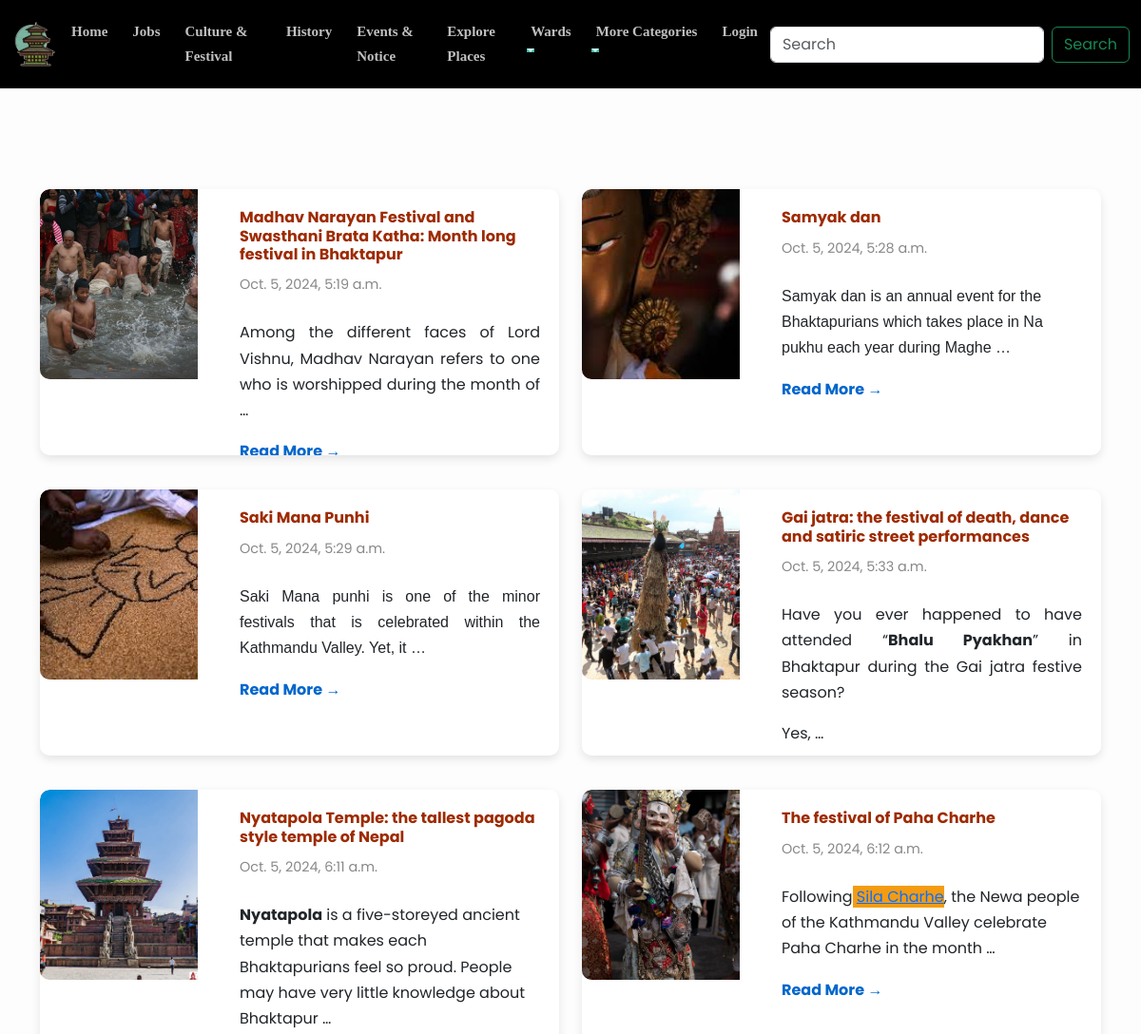
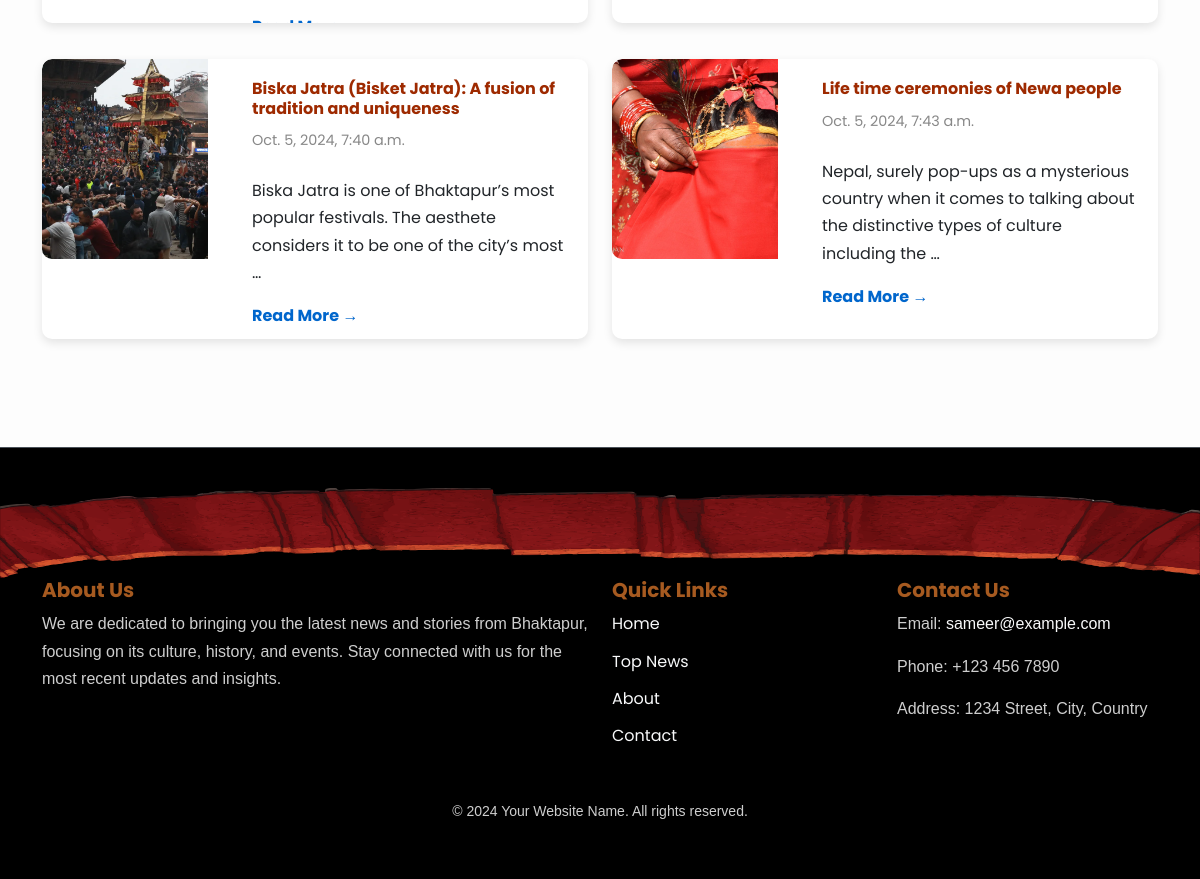
/culture-tradition/, run on the app's committed database (2 pictures, top to bottom).
### content/models.py (models this page shows, shortened)
class Content(models.Model):
    title = models.CharField(max_length=100)
    body =RichTextUploadingField()
    category = models.ForeignKey(Category, on_delete=models.CASCADE)
    date_created = models.DateTimeField(auto_now_add=True)
    image = models.ImageField(upload_to='culture',default=False)  # Custom upload path based on category

### mynews/views.py (the view)
# urls.py: path('culture-tradition/',views.culture_traditionDetails,name="culture_page"),
def culture_traditionDetails(request):
    category = Category.objects.get(name="Culture & Tradition")
    culture = Content.objects.filter(category=category)
    return render(request, 'pages/culture&trad.html', {'culture_data': culture})

### mynews/context_processors.py (called while the page is built)
def categories(request):
    categories = Category.objects.all()
    return {'categories': categories}

def wards(request):
    wards = Ward.objects.all()
    return {'wards': wards}

### templates/pages/culture&trad.html (shortened to what this page needs)
{% include "components/navbar.html" %}
{% if culture_data %}
<div class="container category-section">
    <h2 class="section-title text-center">Culture and Tradition</h2>
    <div class="row">
        {% for item in culture_data %}
        <div class="col-md-6 my-2 news-card">
            <div class="card horizontal-card">
                <div class="row no-gutters">
                    <div class="col-md-4">
                        <img src="{{item.image.url}}" class="card-img-left" alt="Job Image">
                    </div>
                    <div class="col-md-8 ">
                        <div class="card-body">
                            <h5 class="card-title"><a href="/details/{{item.id}}">{{ item.title }}</a></h5>
                            <p class="card-date">{{ item.date_created }}</p>
                            <p class="card-text">{{ item.body | truncatewords:20|safe }}</p>
                            <a href="/details/{{item.id}}" class="btn-read-more">Read More <span>&#x2192;</span></a>
                        </div>
                    </div>
                </div>
            </div>
        </div>
        {% endfor %}
    </div>
</div>
{% endif %}
{% include "components/footer.html" %}

### static/nav&footer.css (style rules this page uses)
body { font-family: 'Poppins', sans-serif; color: #333; }

### static/pages_style/home.css (style rules this page uses)
:root { --primary-color: #9C3D54; --secondary-color: #E85A4F; --accent-color: #F5B971; --dark-color: #2C363F; --light-color: #F4F1DE; --text-primary: #333333; --text-secondary: #666666; --font-heading: 'Playfair Display', serif; --font-body: 'Poppins', sans-serif; --transition: all 0.3s ease-in-out; --shadow: 0 5px 15px rgba(0, 0, 0, 0.1); --shadow-hover: 0 8px 25px rgba(0, 0, 0, 0.2); --border-radius: 10px; }
body { font-family: var(--font-body) !important; color: var(--text-primary); line-height: 1.7; background-color: #fdfdfd; }
.row { margin-bottom: 15px; }
.card-img-left { width: 100%; height: 200px; object-fit: cover; border-top-left-radius: 10px; border-bottom-left-radius: 10px; }
.card-body { padding: 20px; display: flex; flex-direction: column; justify-content: center; }
.card-title { font-size: 1rem; font-weight: bold; margin-bottom: 10px; color: #333; }
.card-title a { text-align: justify; color: rgb(158, 42, 0); text-decoration: none; }
.card-date { font-size: 0.9rem; color: #888; margin-bottom: 10px; }
.card-text { font-size: 1rem; color: #666; margin-bottom: 15px; }
.btn-read-more { font-size: 1rem; color: #0066cc; font-weight: bold; text-decoration: none; }

### staticfiles_build/static/pages_style/all_category.css (style rules this page uses)
.category-section h2.section-title { font-family: "Avant Garde", Avantgarde, "Century Gothic", CenturyGothic, "AppleGothic", sans-serif; color: #131313; text-shadow: 1px -1px 0 #767676, -1px 2px 1px #737272, -2px 4px 1px #767474; text-transform: uppercase; text-rendering: optimizeLegibility; margin-bottom: 15vh; }
.category-section .horizontal-card { border: none; max-height: 280px; background-color: #fff; border-radius: 10px; box-shadow: 0 4px 10px rgba(0, 0, 0, 0.1); transition: transform 0.3s ease-in-out; display: flex; flex-direction: column; margin-bottom: 20px; height: 300px; overflow: hidden; }

### data on the page
Content: image (picture), title "Madhav Narayan Festival and Swasthani Brata Katha: Month long festival in Bhaktapur", date_created "Oct. 5, 2024, 5:19 a.m.", body "Among the different faces of Lord Vishnu, Madhav Narayan refers to one who is worshipped during the month of …"
Content: image (picture), title "Samyak dan", date_created "Oct. 5, 2024, 5:28 a.m.", body "Samyak dan is an annual event for the Bhaktapurians which takes place in Na pukhu each year during Maghe …"
Content: image (picture), title "Saki Mana Punhi", date_created "Oct. 5, 2024, 5:29 a.m.", body "Saki Mana punhi is one of the minor festivals that is celebrated within the Kathmandu Valley. Yet, it …"
Content: image (picture), title "Gai jatra: the festival of death, dance and satiric street performances", date_created "Oct. 5, 2024, 5:33 a.m.", body "Have you ever happened to have attended “ Bhalu Pyakhan ” in Bhaktapur during the Gai jatra festive season? Yes, …"
Content: image (picture), title "Nyatapola Temple: the tallest pagoda style temple of Nepal", date_created "Oct. 5, 2024, 6:11 a.m.", body "Nyatapola is a five-storeyed ancient temple that makes each Bhaktapurians feel so proud. People may have very little knowledge about Bhaktapur …"
Content: image (picture), title "The festival of Paha Charhe", date_created "Oct. 5, 2024, 6:12 a.m.", body "Following Sila Charhe , the Newa people of the Kathmandu Valley celebrate Paha Charhe in the month …"
Content: image (picture), title "Biska Jatra (Bisket Jatra): A fusion of tradition and uniqueness", date_created "Oct. 5, 2024, 7:40 a.m.", body "Biska Jatra is one of Bhaktapur’s most popular festivals. The aesthete considers it to be one of the city’s most …"
Content: image (picture), title "Life time ceremonies of Newa people", date_created "Oct. 5, 2024, 7:43 a.m.", body "Nepal, surely pop-ups as a mysterious country when it comes to talking about the distinctive types of culture including the …"
